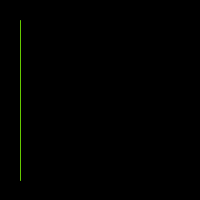
Frame 1 (no input)
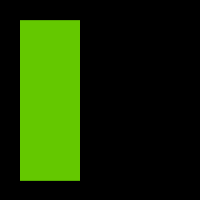
Frame 60 (the mouse pressed at the canvas centre just before this capture)
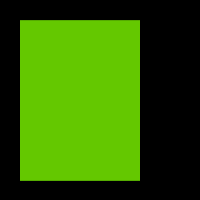
Frame 120 (the mouse held since frame 60 and released just before this capture)

The Processing sketch that drew these frames (run headless with seeded random() and noise(); from frame 60 on, the mouse is pressed at the canvas centre):

// Processing sketch: draw_delay
// ── draw_delay.pde
//   Written by John Durno, January 2018

int x1 = 20;
int x2 = 180;
int y1 = 20;
int y2 = 180;

int lastTime = millis();
int timeDelay = 1;
int i = x1;

void setup() {
  size(200,200);
  background(0);
}

void draw() {
  if ((millis() > lastTime + timeDelay) && (i <= x2)) {
     stroke(100,200,0);
     line(i,y1,i,y2);
     lastTime = millis();
     i = i+1;
   }  
}
